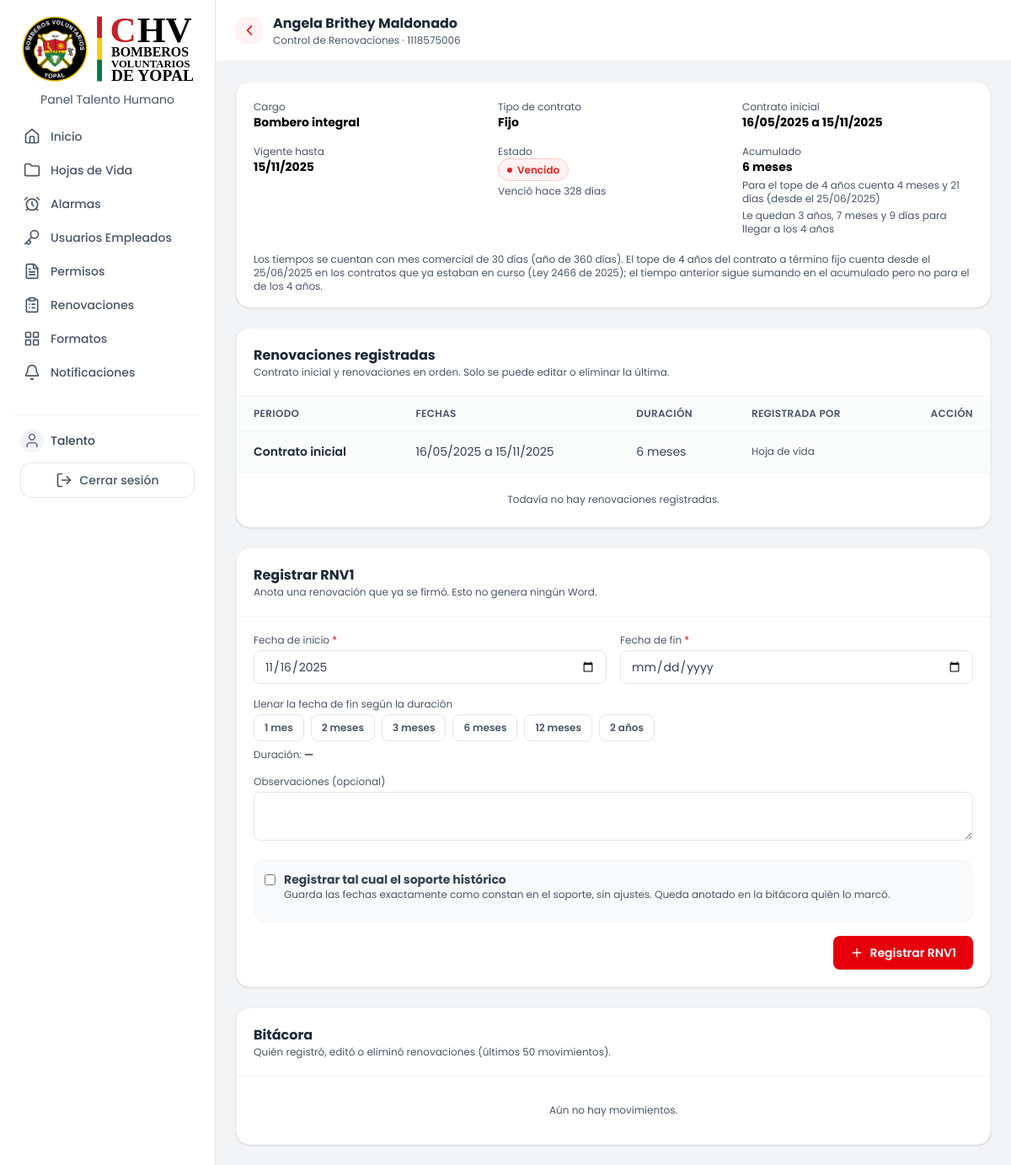
Page /public/renovaciones_empleado.php?cedula=1118575006 (signed in) on the committed database.
### tables this page shows
CREATE TABLE `empleados` (
  `cedula` varchar(10) NOT NULL COMMENT 'Max 10 caracteres, permite extranjera alfanumérica',
  `lugar_expedicion` varchar(120) DEFAULT NULL COMMENT 'Municipio, Departamento (lista en public/assets/data/municipios.json)',
  `nombre` varchar(150) NOT NULL,
  `sexo` enum('F','M') DEFAULT NULL,
  `cargo` varchar(100) NOT NULL,
  `tipo_de_personal` enum('Bombero','Civil') DEFAULT NULL,
  `eps` enum('Sanitas','Nueva EPS','Capresoca','Salud Total') DEFAULT NULL,
  `pension` enum('Colfondos','Porvenir','Colpensiones','Protección','NA') DEFAULT NULL,
  `arl` enum('Positiva','SURA','Colmena','AXA Colpatria','Seguros Bolívar') DEFAULT NULL,
  `salario_basico` decimal(12,2) DEFAULT NULL,
  `es_bombero_integral` tinyint(1) DEFAULT 0,
  `tipo_jornada` enum('Turnos','Administrativa','Restringida') NOT NULL DEFAULT 'Administrativa' COMMENT 'Cómo se cuentan horas/días en permisos: Turnos (operativo), Administrativa (07:00-17:24) o Restringida (horario reducido)',
  `jornada_hora_entrada` time DEFAULT NULL COMMENT 'Solo si tipo_jornada = Restringida',
  `jornada_hora_salida` time DEFAULT NULL COMMENT 'Solo si tipo_jornada = Restringida',
  `tipo_de_contrato` enum('Fijo','Indefinido','OPS','SENA','OPS SEMY','No aplica') DEFAULT NULL,
  `fecha_inicio_contrato` date DEFAULT NULL,
  `fecha_fin_contrato` date DEFAULT NULL,
  `estado` enum('activo','no activo') DEFAULT 'activo',
  `celular` varchar(15) DEFAULT NULL COMMENT 'Numero de celular, validar 10 digitos',
  `correo` varchar(150) DEFAULT NULL,
  `fecha_nacimiento` date DEFAULT NULL COMMENT 'Para notificacion de cumpleaños',
  `created_at` timestamp NOT NULL DEFAULT current_timestamp(),
  `foto` varchar(255) DEFAULT NULL COMMENT 'Ruta relativa dentro de uploads/'
);

### public/renovaciones_empleado.php (the view, shortened to what the rows shown need)
<?php
require_once __DIR__ . '/../includes/renovaciones_guard.php';
require_once __DIR__ . '/../src/models/RenovacionModel.php';
$h = static fn(?string $s): string => htmlspecialchars((string) $s, ENT_QUOTES, 'UTF-8');
$cedula = trim((string) ($_GET['cedula'] ?? ''));
$ficha = null;
$historial = [];
$falloTablas = false;
$falloGeneral = false;
if ($cedula !== '') {
    try {
        $ficha = RenovacionModel::resumenEmpleado($cedula);
        if ($ficha) {
            $historial = RenovacionModel::historial($cedula);
        }
    } catch (PDOException $e) {
        error_log('renovaciones_empleado.php: ' . $e->getMessage());
        if ($e->getCode() === '42S02') {
            $falloTablas = true;
        } else {
            $falloGeneral = true;
        }
    }
}
$esAdmin = esAdminRenovaciones();
$etiquetaEstado = ['vencido' => 'Vencido', 'por_vencer' => 'Por vencer', 'vigente' => 'Vigente'];
if ($ficha) {
    $emp = $ficha['empleado'];
    $renovaciones = $ficha['renovaciones'];
    $problemas = $ficha['problemas'];
    $eval = $ficha['evaluacion'];
    $vig = $ficha['vigencia'];
    $ultima = $renovaciones ? end($renovaciones) : null;
    $siguienteNumero = $ultima ? ((int) $ultima['numero'] + 1) : 1;
    $finPeriodoAnterior = $ultima ? (string) $ultima['fecha_fin'] : (string) ($emp['fecha_fin_contrato'] ?? '');
    $inicioSugerido = ($eval && $finPeriodoAnterior !== '')
        ? RenovacionReglas::fecha($finPeriodoAnterior)->modify('+1 day')->format('Y-m-d')
        : '';
}
?>
<!DOCTYPE html>
<html lang="es">
<head>
    <?php require __DIR__ . '/../includes/head.php'; ?>
    <link rel="stylesheet" href="./assets/css/tailwind.css">
    <link rel="stylesheet" href="./assets/css/renovaciones.css?v=<?= (int) @filemtime(__DIR__ . '/assets/css/renovaciones.css') ?>">
</head>
<body class="bg-gray-100 min-h-screen">
    <div class="md:ml-64 pt-14 md:pt-0">
        <header class="bg-white border-b border-gray-100 px-4 sm:px-6 py-4 sticky top-0 z-30">
            <div class="flex items-center gap-3">
                <div class="min-w-0">
                    <h1 class="text-base font-bold text-gray-800 truncate">
                        <?= $ficha ? $h($emp['nombre']) : 'Renovaciones del empleado' ?>
                    </h1>
                    <p class="text-xs text-gray-600">Control de Renovaciones<?= $ficha ? ' · ' . $h($emp['cedula']) : '' ?></p>
                </div>
            </div>
        </header>
        <main class="p-6 max-w-6xl mx-auto space-y-6">
            <?php if ($falloTablas): ?>
                <div class="ren-alerta rounded-xl p-4 text-sm">
                    <strong>Falta crear las tablas del módulo.</strong>
                    <div class="mt-1">Ejecuta <code>database/migrations/2026_10_08_control_renovaciones.sql</code> en phpMyAdmin y recarga.</div>
                </div>
            <?php elseif ($falloGeneral): ?>
                <div class="ren-alerta rounded-xl p-4 text-sm"><strong>No se pudieron cargar los datos.</strong> Intenta de nuevo.</div>
            <?php else: ?>
                <section class="bg-white rounded-2xl border border-gray-100 shadow-sm">
                    <div class="p-4 sm:p-5 grid grid-cols-2 sm:grid-cols-3 gap-4 text-sm">
                        <div><span class="ren-dato-etiqueta">Cargo</span><strong><?= $h($emp['cargo']) ?></strong></div>
                        <div><span class="ren-dato-etiqueta">Tipo de contrato</span><strong><?= $h($emp['tipo_de_contrato'] ?: 'Sin definir') ?></strong></div>
                        <div><span class="ren-dato-etiqueta">Contrato inicial</span>
                            <strong><?= $emp['fecha_inicio_contrato'] ? $h(RenovacionReglas::formatear($emp['fecha_inicio_contrato'])) : '—' ?>
                                a <?= $emp['fecha_fin_contrato'] ? $h(RenovacionReglas::formatear($emp['fecha_fin_contrato'])) : '—' ?></strong>
                        </div>
                        <?php if ($vig): ?>
                            <div>
                                <span class="ren-dato-etiqueta">Vigente hasta</span>
                                <strong><?= $h(RenovacionReglas::formatear($eval['vigencia_fin'])) ?></strong>
                            </div>
                            <div>
                                <span class="ren-dato-etiqueta">Estado</span>
                                <span class="ren-badge ren-<?= $h($vig['estado']) ?>"><i></i><?= $h($etiquetaEstado[$vig['estado']]) ?></span>
                                <div class="text-xs text-gray-600 mt-1"><?= $h(RenovacionReglas::textoDias((int) $vig['dias_restantes'])) ?></div>
                            </div>
                            <div>
                                <span class="ren-dato-etiqueta">Acumulado</span>
                                <strong><?= $h($eval['acumulado_texto']) ?></strong>
                                <?php if ($eval['tope_texto'] !== null): ?>
                                    <div class="text-xs text-gray-600 mt-1">Para el tope de 4 años cuenta <?= $h($eval['tope_texto']) ?> (desde el 25/06/2025)</div>
                                <?php endif; ?>
                                <?php if ($eval['restante_tope_texto'] !== null): ?>
                                    <div class="text-xs text-gray-600 mt-1">Le quedan <?= $h($eval['restante_tope_texto']) ?> para llegar a los 4 años</div>
                                <?php endif; ?>
                            </div>
                        <?php endif; ?>
                    </div>
                    <p class="px-4 sm:px-5 pb-4 text-xs text-gray-600">Los tiempos se cuentan con mes comercial de 30 días (año de 360 días). El tope de 4 años del contrato a término fijo cuenta desde el 25/06/2025 en los contratos que ya estaban en curso (Ley 2466 de 2025); el tiempo anterior sigue sumando en el acumulado pero no para el de los 4 años.</p>
                </section>
                <?php if (!$problemas): ?>
                    <section class="bg-white rounded-2xl border border-gray-100 shadow-sm overflow-hidden">
                        <div class="p-4 sm:p-5 border-b border-gray-100">
                            <h2 class="font-bold text-gray-800">Renovaciones registradas</h2>
                            <p class="text-xs text-gray-600">Contrato inicial y renovaciones en orden. <?= $esAdmin ? 'Solo se puede editar o eliminar la última.' : 'Solo el super administrador puede editar o eliminar.' ?></p>
                        </div>
                        <div class="overflow-x-auto">
                            <table class="w-full min-w-[520px] text-sm text-left">
                                <thead class="border-b border-gray-100 bg-gray-50/60">
                                    <tr>
                                        <th class="px-4 sm:px-5 py-3 text-[10px] sm:text-xs font-semibold text-gray-600 uppercase tracking-wide">Periodo</th>
                                        <th class="px-4 sm:px-5 py-3 text-[10px] sm:text-xs font-semibold text-gray-600 uppercase tracking-wide">Fechas</th>
                                        <th class="px-4 sm:px-5 py-3 text-[10px] sm:text-xs font-semibold text-gray-600 uppercase tracking-wide">Duración</th>
                                        <th class="px-4 sm:px-5 py-3 text-[10px] sm:text-xs font-semibold text-gray-600 uppercase tracking-wide hidden lg:table-cell">Registrada por</th>
                                        <?php if ($esAdmin): ?>
                                            <th class="px-4 sm:px-5 py-3 text-[10px] sm:text-xs font-semibold text-gray-600 uppercase tracking-wide text-right">Acción</th>
                                        <?php endif; ?>
                                    </tr>
                                </thead>
                                <tbody class="divide-y divide-gray-100">
                                    <tr class="bg-gray-50/60">
                                        <td class="px-4 sm:px-5 py-3.5 font-semibold text-gray-800">Contrato inicial</td>
                                        <td class="px-4 sm:px-5 py-3.5 whitespace-nowrap text-gray-700"><?= $h(RenovacionReglas::formatear($emp['fecha_inicio_contrato'])) ?> a <?= $h(RenovacionReglas::formatear($emp['fecha_fin_contrato'])) ?></td>
                                        <td class="px-4 sm:px-5 py-3.5 text-gray-700"><?= $h($eval['inicial_texto']) ?></td>
                                        <td class="px-4 sm:px-5 py-3.5 text-xs text-gray-600 hidden lg:table-cell">Hoja de vida</td>
                                        <?php if ($esAdmin): ?><td></td><?php endif; ?>
                                    </tr>
                                </tbody>
                            </table>
                        </div>
                        <?php if (!$renovaciones): ?>
                            <p class="text-xs text-gray-600 text-center py-6 border-t border-gray-100">Todavía no hay renovaciones registradas.</p>
                        <?php endif; ?>
                    </section>
                    <section class="bg-white rounded-2xl border border-gray-100 shadow-sm">
                        <div class="p-4 sm:p-5 border-b border-gray-100">
                            <h2 class="font-bold text-gray-800">Registrar RNV<?= $siguienteNumero ?></h2>
                            <p class="text-xs text-gray-600">Anota una renovación que ya se firmó. Esto no genera ningún Word.</p>
                        </div>
                        <form id="renForm" class="p-4 sm:p-5 space-y-4" autocomplete="off" data-fin-anterior="<?= $h($finPeriodoAnterior) ?>">
                            <div class="grid grid-cols-1 sm:grid-cols-2 gap-4">
                                <div>
                                    <label for="renInicio" class="block text-xs text-gray-600 mb-1">Fecha de inicio <span class="text-red-600">*</span></label>
                                    <input id="renInicio" type="date" required value="<?= $h($inicioSugerido) ?>"
                                        class="w-full h-10 border border-gray-200 bg-white rounded-lg px-3 text-sm text-gray-700 focus:outline-none focus:ring-2 focus:ring-red-100 focus:border-red-300">
                                </div>
                                <div>
                                    <label for="renFin" class="block text-xs text-gray-600 mb-1">Fecha de fin <span class="text-red-600">*</span></label>
                                    <input id="renFin" type="date" required
                                        class="w-full h-10 border border-gray-200 bg-white rounded-lg px-3 text-sm text-gray-700 focus:outline-none focus:ring-2 focus:ring-red-100 focus:border-red-300">
                                </div>
                            </div>
                            <div>
                                <span class="block text-xs text-gray-600 mb-1">Llenar la fecha de fin según la duración</span>
                                <div class="flex flex-wrap gap-2">
                                    <?php foreach ([1 => '1 mes', 2 => '2 meses', 3 => '3 meses', 6 => '6 meses', 12 => '12 meses', 24 => '2 años'] as $m => $t): ?>
                                        <button type="button" data-meses="<?= $m ?>"
                                            class="renDurBtn px-3 h-8 rounded-lg bg-white border border-gray-200 text-gray-600 hover:bg-gray-50 text-xs font-semibold transition"><?= $t ?></button>
                                    <?php endforeach; ?>
                                </div>
                                <p class="text-xs text-gray-600 mt-2">Duración: <strong id="renDuracionTxt">—</strong></p>
                            </div>
                            <div>
                                <label for="renObs" class="block text-xs text-gray-600 mb-1">Observaciones (opcional)</label>
                                <textarea id="renObs" rows="2" maxlength="500"
                                    class="w-full border border-gray-200 bg-white rounded-lg px-3 py-2 text-sm text-gray-700 focus:outline-none focus:ring-2 focus:ring-red-100 focus:border-red-300"></textarea>
                            </div>
                            <div class="ren-box rounded-xl p-3 space-y-3">
                                <label class="flex items-start gap-2.5 text-sm text-gray-700 cursor-pointer">
                                    <input id="renHistorico" type="checkbox" class="mt-1 ren-check">
                                    <span>
                                        <strong>Registrar tal cual el soporte histórico</strong>
                                        <span class="block text-xs text-gray-600">Guarda las fechas exactamente como constan en el soporte, sin ajustes. Queda anotado en la bitácora quién lo marcó.</span>
                                    </span>
                                </label>
                            </div>
                            <div class="flex sm:justify-end">
                                <button id="renGuardar" type="submit"
                                    class="w-full sm:w-auto inline-flex items-center justify-center gap-2 px-5 py-2.5 rounded-lg text-sm bg-red-600 hover:bg-red-700 text-white font-semibold shadow-sm transition">
                                    <?= icon('plus', 'w-4 h-4') ?> Registrar RNV<?= $siguienteNumero ?>
                                </button>
                            </div>
                        </form>
                    </section>
                <?php endif; ?>
                <section class="bg-white rounded-2xl border border-gray-100 shadow-sm overflow-hidden">
                    <div class="p-4 sm:p-5 border-b border-gray-100">
                        <h2 class="font-bold text-gray-800">Bitácora</h2>
                        <p class="text-xs text-gray-600">Quién registró, editó o eliminó renovaciones (últimos 50 movimientos).</p>
                    </div>
                    <?php if (!$historial): ?>
                        <p class="text-xs text-gray-600 text-center py-8">Aún no hay movimientos.</p>
                    <?php endif; ?>
                </section>
            <?php endif; ?>
        </main>
    </div>
</body>
</html>

### rows in the picture
empleados: nombre "Angela Brithey Maldonado", cedula "1118575006", cargo "Bombero integral", tipo_de_contrato "Fijo", fecha_inicio_contrato+fecha_fin_contrato "16/05/2025", fecha_inicio_contrato+fecha_fin_contrato "15/11/2025", $h($etiquetaEstado[$vig['estado']]) "Vencido", fecha_inicio_contrato+fecha_fin_contrato "Venció hace 328 días", $h($eval['acumulado_texto']) "6 meses", $h($eval['tope_texto']) "4 meses y 21 días", $h($eval['restante_tope_texto']) "3 años, 7 meses y 9 días", $h($eval['inicial_texto']) "6 meses", fecha_inicio_contrato+fecha_fin_contrato "11/16/2025"

### other values in the picture
$link['label'] "Inicio"
$link['label'] "Hojas de Vida"
$link['label'] "Alarmas"
$link['label'] "Usuarios Empleados"
$link['label'] "Permisos"
$link['label'] "Renovaciones"
$link['label'] "Formatos"
$link['label'] "Notificaciones"
$_SESSION['superadmin_username'] "Talento"
$siguienteNumero "1"
$t "1 mes"
$t "2 meses"
$t "3 meses"
$t "6 meses"
$t "12 meses"
